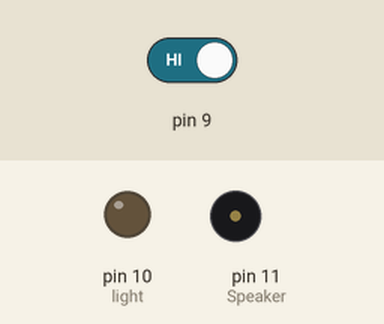
Simulated run of this sketch. Board: Arduino Uno, built with avr-gcc and run on an emulated ATmega328P. On the bench: output pins drawn as LEDs (lit = HIGH), buzzer (waves = sounding). Inputs (shaded band) come from the test bench; at power-on: pin 9 HIGH. Random numbers use the default seed unless the sketch sets one.

Above: at 1.2 s.
1.3 s: pin 9 driven LOW
At 1.7 s:
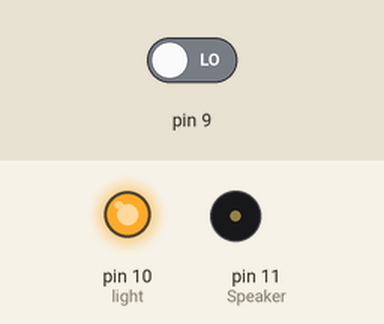
At 14.5 s:
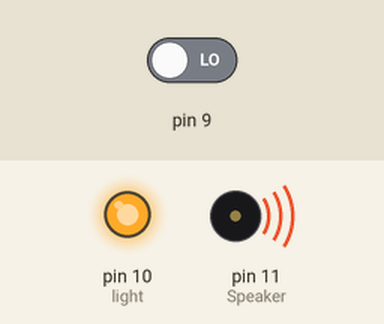
Timing chart, 0 to 14.8 s (numbered marks = the images above; inputs shaded):
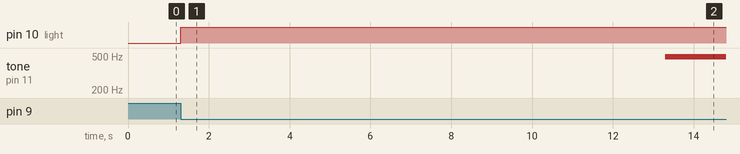

The sketch:

AnnoyanceDevice.ino
```cpp
int ANNOYstate = 0;
int buttonval;
int oldbuttonval;
int randomSeconds(){
  int random_number = rand() % 100 + 5;
  int wait = random_number * 1000;
  return wait;
}

void setup() {
  // put your setup code here, to run once:
  pinMode(9,INPUT);
  pinMode(10,OUTPUT);  // light
  pinMode(11, OUTPUT); // Speaker
}

void loop() {
  analogWrite(11,0); // turns speaker off
  digitalWrite(10,LOW); // turns light off
  //put your main code here, to run repeatedly:
  buttonval = digitalRead(9);

  if( (buttonval == LOW) && (oldbuttonval == HIGH) ){
    ++ANNOYstate;   // 0 is "off", not 0 is "on"
  }
  oldbuttonval=buttonval;

  if(ANNOYstate >= 2) {
    ANNOYstate = 0;
  }

  while(ANNOYstate == 1) { //on
    // TODO Replace delay with this milli thing so it can be interrupted by the button: https://www.arduino.cc/en/Tutorial/BuiltInExamples/BlinkWithoutDelay
    digitalWrite(10,HIGH); // turns light on
    analogWrite(11,0);
    delay( randomSeconds() );
    analogWrite(11,100);  // make NoISe
    delay( randomSeconds() );
 }
}


//delay(10);
```

Measured:
- after the input at 1.3 s, pin 10 (light): LOW → HIGH at once; tone on pin 11 (Speaker): silent → 490 Hz after 12.0 s
